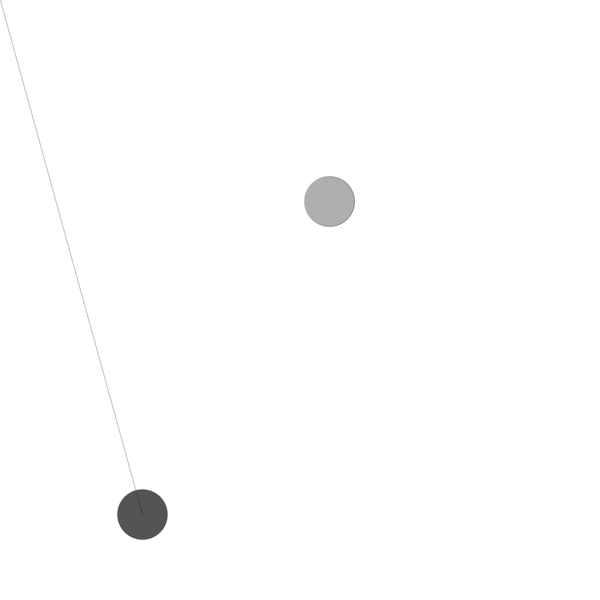
Frame 1 (no input)
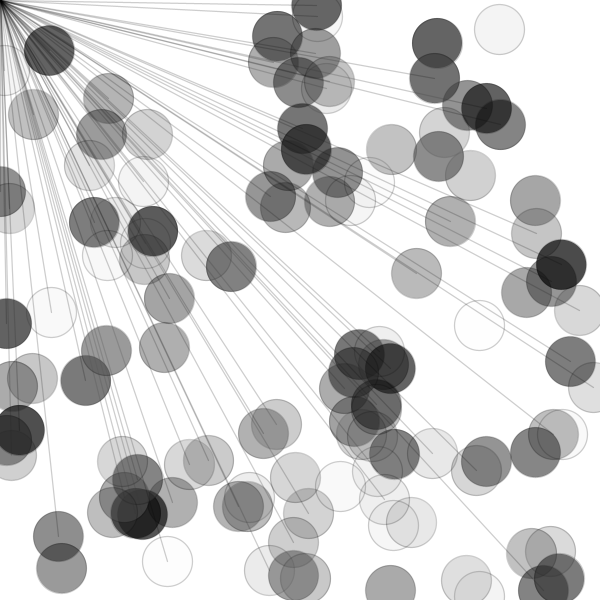
Frame 60 (the mouse pressed at the canvas centre just before this capture)
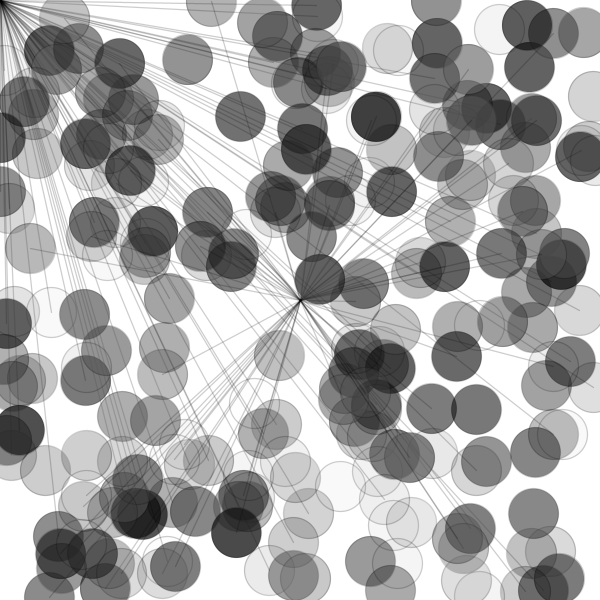
Frame 120 (the mouse held since frame 60 and released just before this capture)

The Processing sketch that drew these frames (run headless with seeded random() and noise(); from frame 60 on, the mouse is pressed at the canvas centre):

// Processing sketch: processing_126119
// ── processing_126119.pde

//declare bean

Bean myBean; 
Bean myBean2;

void setup(){
  size(600, 600);
  background(255);
  strokeWeight(random(0.8,1.5));
  stroke(0,50);
  frameRate(20);
  }
  

void draw() {
  //background(255);
  //for (int f = frameCount; f < 2; f += 1) {
    //for (int i = 1; i <= 5; i++) {
      
      myBean = new Bean();
      myBean.display();
      myBean2 = new Bean();
      myBean2.display();
      myBean2.xpos = mouseX;
      myBean2.ypos = mouseY;
      line(myBean.xpos,myBean.ypos, myBean2.xpos, myBean2.ypos);
      
    //}
 // }
 }


class Bean {
  float xpos;
  float ypos;
  float beanw;
  float beanh;
  color glow;

  Bean() {
    glow = color(random(100),random(200));
    xpos = random(width);
    ypos = random(height);
    beanw = 50;
    beanh = 50;
  }
  
  void display() {
    smooth(12);
    fill (glow);
    ellipse(xpos, ypos, beanw, beanh);
  }
}
